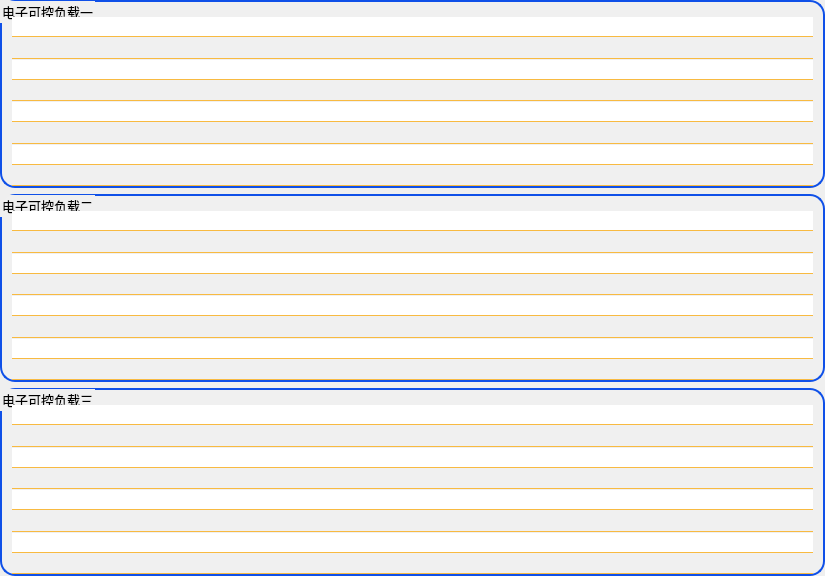
<?xml version="1.0" encoding="UTF-8"?>
<ui version="4.0">
 <class>ELoad_InputHomeWid</class>
 <widget class="QWidget" name="ELoad_InputHomeWid">
  <property name="geometry">
   <rect>
    <x>0</x>
    <y>0</y>
    <width>825</width>
    <height>576</height>
   </rect>
  </property>
  <property name="font">
   <font>
    <family>微软雅黑</family>
    <pointsize>10</pointsize>
    <weight>50</weight>
    <italic>false</italic>
    <bold>false</bold>
   </font>
  </property>
  <property name="windowTitle">
   <string>Form</string>
  </property>
  <property name="styleSheet">
   <string notr="true">font: 10pt &quot;微软雅黑&quot;;</string>
  </property>
  <layout class="QVBoxLayout" name="verticalLayout">
   <property name="spacing">
    <number>6</number>
   </property>
   <property name="leftMargin">
    <number>0</number>
   </property>
   <property name="topMargin">
    <number>0</number>
   </property>
   <property name="rightMargin">
    <number>0</number>
   </property>
   <property name="bottomMargin">
    <number>0</number>
   </property>
   <item>
    <widget class="QGroupBox" name="groupBox">
     <property name="font">
      <font>
       <family>微软雅黑</family>
       <pointsize>10</pointsize>
       <weight>50</weight>
       <italic>false</italic>
       <bold>false</bold>
      </font>
     </property>
     <property name="styleSheet">
      <string notr="true">QGroupBox{
border:2px solid rgb(15,80,232);
border-radius:15px;
background-color: rgb(240, 240, 240);
}</string>
     </property>
     <property name="title">
      <string>电子可控负载一</string>
     </property>
     <layout class="QVBoxLayout" name="verticalLayout_2">
      <property name="spacing">
       <number>1</number>
      </property>
      <property name="leftMargin">
       <number>10</number>
      </property>
      <property name="topMargin">
       <number>15</number>
      </property>
      <property name="rightMargin">
       <number>10</number>
      </property>
      <property name="bottomMargin">
       <number>0</number>
      </property>
      <item>
       <widget class="QWidget" name="widget_1" native="true">
        <property name="sizePolicy">
         <sizepolicy hsizetype="Preferred" vsizetype="Fixed">
          <horstretch>0</horstretch>
          <verstretch>0</verstretch>
         </sizepolicy>
        </property>
        <property name="minimumSize">
         <size>
          <width>0</width>
          <height>16</height>
         </size>
        </property>
        <property name="maximumSize">
         <size>
          <width>16777215</width>
          <height>30</height>
         </size>
        </property>
        <property name="font">
         <font>
          <family>微软雅黑</family>
          <pointsize>10</pointsize>
          <weight>50</weight>
          <italic>false</italic>
          <bold>false</bold>
         </font>
        </property>
        <property name="styleSheet">
         <string notr="true">#widget_1{
background-color: rgb(255, 255, 255);
border-bottom: 1px solid rgb(248,186,65);
}

#widget_1:hover{
background-color: rgb(255,238,188);
}</string>
        </property>
       </widget>
      </item>
      <item>
       <widget class="QWidget" name="widget_2" native="true">
        <property name="sizePolicy">
         <sizepolicy hsizetype="Preferred" vsizetype="Fixed">
          <horstretch>0</horstretch>
          <verstretch>0</verstretch>
         </sizepolicy>
        </property>
        <property name="minimumSize">
         <size>
          <width>0</width>
          <height>16</height>
         </size>
        </property>
        <property name="maximumSize">
         <size>
          <width>16777215</width>
          <height>30</height>
         </size>
        </property>
        <property name="styleSheet">
         <string notr="true">
#widget_2{
background-color: rgb(240, 240, 240);
border-bottom: 1px solid rgb(248,186,65);
}
#widget_2:hover{
background-color: rgb(255,238,188);
}</string>
        </property>
       </widget>
      </item>
      <item>
       <widget class="QWidget" name="widget_3" native="true">
        <property name="sizePolicy">
         <sizepolicy hsizetype="Preferred" vsizetype="Fixed">
          <horstretch>0</horstretch>
          <verstretch>0</verstretch>
         </sizepolicy>
        </property>
        <property name="minimumSize">
         <size>
          <width>0</width>
          <height>16</height>
         </size>
        </property>
        <property name="maximumSize">
         <size>
          <width>16777215</width>
          <height>30</height>
         </size>
        </property>
        <property name="styleSheet">
         <string notr="true">#widget_3{
background-color: rgb(255, 255, 255);
border-bottom: 1px solid rgb(248,186,65);
}
#widget_3:hover{
background-color: rgb(255,238,188);
}</string>
        </property>
       </widget>
      </item>
      <item>
       <widget class="QWidget" name="widget_4" native="true">
        <property name="sizePolicy">
         <sizepolicy hsizetype="Preferred" vsizetype="Fixed">
          <horstretch>0</horstretch>
          <verstretch>0</verstretch>
         </sizepolicy>
        </property>
        <property name="minimumSize">
         <size>
          <width>0</width>
          <height>16</height>
         </size>
        </property>
        <property name="maximumSize">
         <size>
          <width>16777215</width>
          <height>30</height>
         </size>
        </property>
        <property name="styleSheet">
         <string notr="true">#widget_4{
background-color: rgb(240, 240, 240);
border-bottom: 1px solid rgb(248,186,65);
}
#widget_4:hover{
background-color: rgb(255,238,188);
}</string>
        </property>
       </widget>
      </item>
      <item>
       <widget class="QWidget" name="widget_5" native="true">
        <property name="sizePolicy">
         <sizepolicy hsizetype="Preferred" vsizetype="Fixed">
          <horstretch>0</horstretch>
          <verstretch>0</verstretch>
         </sizepolicy>
        </property>
        <property name="minimumSize">
         <size>
          <width>0</width>
          <height>16</height>
         </size>
        </property>
        <property name="maximumSize">
         <size>
          <width>16777215</width>
          <height>30</height>
         </size>
        </property>
        <property name="styleSheet">
         <string notr="true">#widget_5{
background-color: rgb(255, 255, 255);
border-bottom: 1px solid rgb(248,186,65);
}
#widget_5:hover{
background-color: rgb(255,238,188);
}</string>
        </property>
       </widget>
      </item>
      <item>
       <widget class="QWidget" name="widget_6" native="true">
        <property name="sizePolicy">
         <sizepolicy hsizetype="Preferred" vsizetype="Fixed">
          <horstretch>0</horstretch>
          <verstretch>0</verstretch>
         </sizepolicy>
        </property>
        <property name="minimumSize">
         <size>
          <width>0</width>
          <height>16</height>
         </size>
        </property>
        <property name="maximumSize">
         <size>
          <width>16777215</width>
          <height>30</height>
         </size>
        </property>
        <property name="styleSheet">
         <string notr="true">#widget_6{
background-color: rgb(240, 240, 240);
border-bottom: 1px solid rgb(248,186,65);
}
#widget_6:hover{
background-color: rgb(255,238,188);
}</string>
        </property>
       </widget>
      </item>
      <item>
       <widget class="QWidget" name="widget_7" native="true">
        <property name="sizePolicy">
         <sizepolicy hsizetype="Preferred" vsizetype="Fixed">
          <horstretch>0</horstretch>
          <verstretch>0</verstretch>
         </sizepolicy>
        </property>
        <property name="minimumSize">
         <size>
          <width>0</width>
          <height>16</height>
         </size>
        </property>
        <property name="maximumSize">
         <size>
          <width>16777215</width>
          <height>30</height>
         </size>
        </property>
        <property name="styleSheet">
         <string notr="true">#widget_7{
background-color: rgb(255, 255, 255);
border-bottom: 1px solid rgb(248,186,65);
}
#widget_7:hover{
background-color: rgb(255,238,188);
}</string>
        </property>
       </widget>
      </item>
      <item>
       <widget class="QWidget" name="widget_8" native="true">
        <property name="sizePolicy">
         <sizepolicy hsizetype="Preferred" vsizetype="Fixed">
          <horstretch>0</horstretch>
          <verstretch>0</verstretch>
         </sizepolicy>
        </property>
        <property name="minimumSize">
         <size>
          <width>0</width>
          <height>16</height>
         </size>
        </property>
        <property name="maximumSize">
         <size>
          <width>16777215</width>
          <height>30</height>
         </size>
        </property>
        <property name="styleSheet">
         <string notr="true">#widget_8{
background-color: rgb(240, 240, 240);
border-bottom: 1px solid rgb(248,186,65);
}
#widget_8:hover{
background-color: rgb(255,238,188);
}</string>
        </property>
       </widget>
      </item>
     </layout>
    </widget>
   </item>
   <item>
    <widget class="QGroupBox" name="groupBox_2">
     <property name="font">
      <font>
       <family>微软雅黑</family>
       <pointsize>10</pointsize>
       <weight>50</weight>
       <italic>false</italic>
       <bold>false</bold>
      </font>
     </property>
     <property name="styleSheet">
      <string notr="true">QGroupBox{
border:2px solid rgb(15,80,232);
border-radius:15px;
background-color: rgb(240, 240, 240);
}</string>
     </property>
     <property name="title">
      <string>电子可控负载二</string>
     </property>
     <layout class="QVBoxLayout" name="verticalLayout_3">
      <property name="spacing">
       <number>1</number>
      </property>
      <property name="leftMargin">
       <number>10</number>
      </property>
      <property name="topMargin">
       <number>15</number>
      </property>
      <property name="rightMargin">
       <number>10</number>
      </property>
      <property name="bottomMargin">
       <number>0</number>
      </property>
      <item>
       <widget class="QWidget" name="widget_9" native="true">
        <property name="sizePolicy">
         <sizepolicy hsizetype="Preferred" vsizetype="Fixed">
          <horstretch>0</horstretch>
          <verstretch>0</verstretch>
         </sizepolicy>
        </property>
        <property name="minimumSize">
         <size>
          <width>0</width>
          <height>16</height>
         </size>
        </property>
        <property name="maximumSize">
         <size>
          <width>16777215</width>
          <height>30</height>
         </size>
        </property>
        <property name="styleSheet">
         <string notr="true">#widget_9{
background-color: rgb(255, 255, 255);
border-bottom: 1px solid rgb(248,186,65);
}
#widget_9:hover{
background-color: rgb(255,238,188);
}</string>
        </property>
       </widget>
      </item>
      <item>
       <widget class="QWidget" name="widget_10" native="true">
        <property name="sizePolicy">
         <sizepolicy hsizetype="Preferred" vsizetype="Fixed">
          <horstretch>0</horstretch>
          <verstretch>0</verstretch>
         </sizepolicy>
        </property>
        <property name="minimumSize">
         <size>
          <width>0</width>
          <height>16</height>
         </size>
        </property>
        <property name="maximumSize">
         <size>
          <width>16777215</width>
          <height>30</height>
         </size>
        </property>
        <property name="styleSheet">
         <string notr="true">#widget_10{
background-color: rgb(240, 240, 240);
border-bottom: 1px solid rgb(248,186,65);
}
#widget_10:hover{
background-color: rgb(255,238,188);
}</string>
        </property>
       </widget>
      </item>
      <item>
       <widget class="QWidget" name="widget_11" native="true">
        <property name="sizePolicy">
         <sizepolicy hsizetype="Preferred" vsizetype="Fixed">
          <horstretch>0</horstretch>
          <verstretch>0</verstretch>
         </sizepolicy>
        </property>
        <property name="minimumSize">
         <size>
          <width>0</width>
          <height>16</height>
         </size>
        </property>
        <property name="maximumSize">
         <size>
          <width>16777215</width>
          <height>30</height>
         </size>
        </property>
        <property name="styleSheet">
         <string notr="true">#widget_11{
background-color: rgb(255, 255, 255);
border-bottom: 1px solid rgb(248,186,65);
}
#widget_11:hover{
background-color: rgb(255,238,188);
}</string>
        </property>
       </widget>
      </item>
      <item>
       <widget class="QWidget" name="widget_12" native="true">
        <property name="sizePolicy">
         <sizepolicy hsizetype="Preferred" vsizetype="Fixed">
          <horstretch>0</horstretch>
          <verstretch>0</verstretch>
         </sizepolicy>
        </property>
        <property name="minimumSize">
         <size>
          <width>0</width>
          <height>16</height>
         </size>
        </property>
        <property name="maximumSize">
         <size>
          <width>16777215</width>
          <height>30</height>
         </size>
        </property>
        <property name="styleSheet">
         <string notr="true">#widget_12{
background-color: rgb(240, 240, 240);
border-bottom: 1px solid rgb(248,186,65);
}
#widget_12:hover{
background-color: rgb(255,238,188);
}</string>
        </property>
       </widget>
      </item>
      <item>
       <widget class="QWidget" name="widget_13" native="true">
        <property name="sizePolicy">
         <sizepolicy hsizetype="Preferred" vsizetype="Fixed">
          <horstretch>0</horstretch>
          <verstretch>0</verstretch>
         </sizepolicy>
        </property>
        <property name="minimumSize">
         <size>
          <width>0</width>
          <height>16</height>
         </size>
        </property>
        <property name="maximumSize">
         <size>
          <width>16777215</width>
          <height>30</height>
         </size>
        </property>
        <property name="styleSheet">
         <string notr="true">#widget_13{
background-color: rgb(255, 255, 255);
border-bottom: 1px solid rgb(248,186,65);
}
#widget_13:hover{
background-color: rgb(255,238,188);
}</string>
        </property>
       </widget>
      </item>
      <item>
       <widget class="QWidget" name="widget_14" native="true">
        <property name="sizePolicy">
         <sizepolicy hsizetype="Preferred" vsizetype="Fixed">
          <horstretch>0</horstretch>
          <verstretch>0</verstretch>
         </sizepolicy>
        </property>
        <property name="minimumSize">
         <size>
          <width>0</width>
          <height>16</height>
         </size>
        </property>
        <property name="maximumSize">
         <size>
          <width>16777215</width>
          <height>30</height>
         </size>
        </property>
        <property name="styleSheet">
         <string notr="true">#widget_14{
background-color: rgb(240, 240, 240);
border-bottom: 1px solid rgb(248,186,65);
}
#widget_14:hover{
background-color: rgb(255,238,188);
}</string>
        </property>
       </widget>
      </item>
      <item>
       <widget class="QWidget" name="widget_15" native="true">
        <property name="sizePolicy">
         <sizepolicy hsizetype="Preferred" vsizetype="Fixed">
          <horstretch>0</horstretch>
          <verstretch>0</verstretch>
         </sizepolicy>
        </property>
        <property name="minimumSize">
         <size>
          <width>0</width>
          <height>16</height>
         </size>
        </property>
        <property name="maximumSize">
         <size>
          <width>16777215</width>
          <height>30</height>
         </size>
        </property>
        <property name="styleSheet">
         <string notr="true">#widget_15{
background-color: rgb(255, 255, 255);
border-bottom: 1px solid rgb(248,186,65);
}
#widget_15:hover{
background-color: rgb(255,238,188);
}</string>
        </property>
       </widget>
      </item>
      <item>
       <widget class="QWidget" name="widget_16" native="true">
        <property name="sizePolicy">
         <sizepolicy hsizetype="Preferred" vsizetype="Fixed">
          <horstretch>0</horstretch>
          <verstretch>0</verstretch>
         </sizepolicy>
        </property>
        <property name="minimumSize">
         <size>
          <width>0</width>
          <height>16</height>
         </size>
        </property>
        <property name="maximumSize">
         <size>
          <width>16777215</width>
          <height>30</height>
         </size>
        </property>
        <property name="styleSheet">
         <string notr="true">#widget_16{
background-color: rgb(240, 240, 240);
border-bottom: 1px solid rgb(248,186,65);
}
#widget_16:hover{
background-color: rgb(255,238,188);
}</string>
        </property>
       </widget>
      </item>
     </layout>
    </widget>
   </item>
   <item>
    <widget class="QGroupBox" name="groupBox_3">
     <property name="font">
      <font>
       <family>微软雅黑</family>
       <pointsize>10</pointsize>
       <weight>50</weight>
       <italic>false</italic>
       <bold>false</bold>
      </font>
     </property>
     <property name="styleSheet">
      <string notr="true">QGroupBox{
border:2px solid rgb(15,80,232);
border-radius:15px;
background-color: rgb(240, 240, 240);
}</string>
     </property>
     <property name="title">
      <string>电子可控负载三</string>
     </property>
     <layout class="QVBoxLayout" name="verticalLayout_4">
      <property name="spacing">
       <number>1</number>
      </property>
      <property name="leftMargin">
       <number>10</number>
      </property>
      <property name="topMargin">
       <number>15</number>
      </property>
      <property name="rightMargin">
       <number>10</number>
      </property>
      <property name="bottomMargin">
       <number>0</number>
      </property>
      <item>
       <widget class="QWidget" name="widget_17" native="true">
        <property name="sizePolicy">
         <sizepolicy hsizetype="Preferred" vsizetype="Fixed">
          <horstretch>0</horstretch>
          <verstretch>0</verstretch>
         </sizepolicy>
        </property>
        <property name="minimumSize">
         <size>
          <width>0</width>
          <height>16</height>
         </size>
        </property>
        <property name="maximumSize">
         <size>
          <width>16777215</width>
          <height>30</height>
         </size>
        </property>
        <property name="styleSheet">
         <string notr="true">#widget_17{
background-color: rgb(255, 255, 255);
border-bottom: 1px solid rgb(248,186,65);
}
#widget_17:hover{
background-color: rgb(255,238,188);
}</string>
        </property>
       </widget>
      </item>
      <item>
       <widget class="QWidget" name="widget_18" native="true">
        <property name="sizePolicy">
         <sizepolicy hsizetype="Preferred" vsizetype="Fixed">
          <horstretch>0</horstretch>
          <verstretch>0</verstretch>
         </sizepolicy>
        </property>
        <property name="minimumSize">
         <size>
          <width>0</width>
          <height>16</height>
         </size>
        </property>
        <property name="maximumSize">
         <size>
          <width>16777215</width>
          <height>30</height>
         </size>
        </property>
        <property name="styleSheet">
         <string notr="true">#widget_18{
background-color: rgb(240, 240, 240);
border-bottom: 1px solid rgb(248,186,65);
}
#widget_18:hover{
background-color: rgb(255,238,188);
}
</string>
        </property>
       </widget>
      </item>
      <item>
       <widget class="QWidget" name="widget_19" native="true">
        <property name="sizePolicy">
         <sizepolicy hsizetype="Preferred" vsizetype="Fixed">
          <horstretch>0</horstretch>
          <verstretch>0</verstretch>
         </sizepolicy>
        </property>
        <property name="minimumSize">
         <size>
          <width>0</width>
          <height>16</height>
         </size>
        </property>
        <property name="maximumSize">
         <size>
          <width>16777215</width>
          <height>30</height>
         </size>
        </property>
        <property name="styleSheet">
         <string notr="true">#widget_19{
background-color: rgb(255, 255, 255);
border-bottom: 1px solid rgb(248,186,65);
}
#widget_19:hover{
background-color: rgb(255,238,188);
}</string>
        </property>
       </widget>
      </item>
      <item>
       <widget class="QWidget" name="widget_20" native="true">
        <property name="sizePolicy">
         <sizepolicy hsizetype="Preferred" vsizetype="Fixed">
          <horstretch>0</horstretch>
          <verstretch>0</verstretch>
         </sizepolicy>
        </property>
        <property name="minimumSize">
         <size>
          <width>0</width>
          <height>16</height>
         </size>
        </property>
        <property name="maximumSize">
         <size>
          <width>16777215</width>
          <height>30</height>
         </size>
        </property>
        <property name="styleSheet">
         <string notr="true">#widget_20{
background-color: rgb(240, 240, 240);
border-bottom: 1px solid rgb(248,186,65);
}
#widget_20:hover{
background-color: rgb(255,238,188);
}</string>
        </property>
       </widget>
      </item>
      <item>
       <widget class="QWidget" name="widget_21" native="true">
        <property name="sizePolicy">
         <sizepolicy hsizetype="Preferred" vsizetype="Fixed">
          <horstretch>0</horstretch>
          <verstretch>0</verstretch>
         </sizepolicy>
        </property>
        <property name="minimumSize">
         <size>
          <width>0</width>
          <height>16</height>
         </size>
        </property>
        <property name="maximumSize">
         <size>
          <width>16777215</width>
          <height>30</height>
         </size>
        </property>
        <property name="styleSheet">
         <string notr="true">#widget_21{
background-color: rgb(255, 255, 255);
border-bottom: 1px solid rgb(248,186,65);
}
#widget_21:hover{
background-color: rgb(255,238,188);
}</string>
        </property>
       </widget>
      </item>
      <item>
       <widget class="QWidget" name="widget_22" native="true">
        <property name="sizePolicy">
         <sizepolicy hsizetype="Preferred" vsizetype="Fixed">
          <horstretch>0</horstretch>
          <verstretch>0</verstretch>
         </sizepolicy>
        </property>
        <property name="minimumSize">
         <size>
          <width>0</width>
          <height>16</height>
         </size>
        </property>
        <property name="maximumSize">
         <size>
          <width>16777215</width>
          <height>30</height>
         </size>
        </property>
        <property name="styleSheet">
         <string notr="true">#widget_22{
background-color: rgb(240, 240, 240);
border-bottom: 1px solid rgb(248,186,65);
}
#widget_22:hover{
background-color: rgb(255,238,188);
}</string>
        </property>
       </widget>
      </item>
      <item>
       <widget class="QWidget" name="widget_23" native="true">
        <property name="sizePolicy">
         <sizepolicy hsizetype="Preferred" vsizetype="Fixed">
          <horstretch>0</horstretch>
          <verstretch>0</verstretch>
         </sizepolicy>
        </property>
        <property name="minimumSize">
         <size>
          <width>0</width>
          <height>16</height>
         </size>
        </property>
        <property name="maximumSize">
         <size>
          <width>16777215</width>
          <height>30</height>
         </size>
        </property>
        <property name="styleSheet">
         <string notr="true">#widget_23{
background-color: rgb(255, 255, 255);
border-bottom: 1px solid rgb(248,186,65);
}
#widget_23:hover{
background-color: rgb(255,238,188);
}</string>
        </property>
       </widget>
      </item>
      <item>
       <widget class="QWidget" name="widget_24" native="true">
        <property name="sizePolicy">
         <sizepolicy hsizetype="Preferred" vsizetype="Fixed">
          <horstretch>0</horstretch>
          <verstretch>0</verstretch>
         </sizepolicy>
        </property>
        <property name="minimumSize">
         <size>
          <width>0</width>
          <height>16</height>
         </size>
        </property>
        <property name="maximumSize">
         <size>
          <width>16777215</width>
          <height>30</height>
         </size>
        </property>
        <property name="styleSheet">
         <string notr="true">#widget_24{
background-color: rgb(240, 240, 240);
border-bottom: 1px solid rgb(248,186,65);
}
#widget_24:hover{
background-color: rgb(255,238,188);
}</string>
        </property>
       </widget>
      </item>
     </layout>
    </widget>
   </item>
  </layout>
 </widget>
 <resources/>
 <connections/>
</ui>
